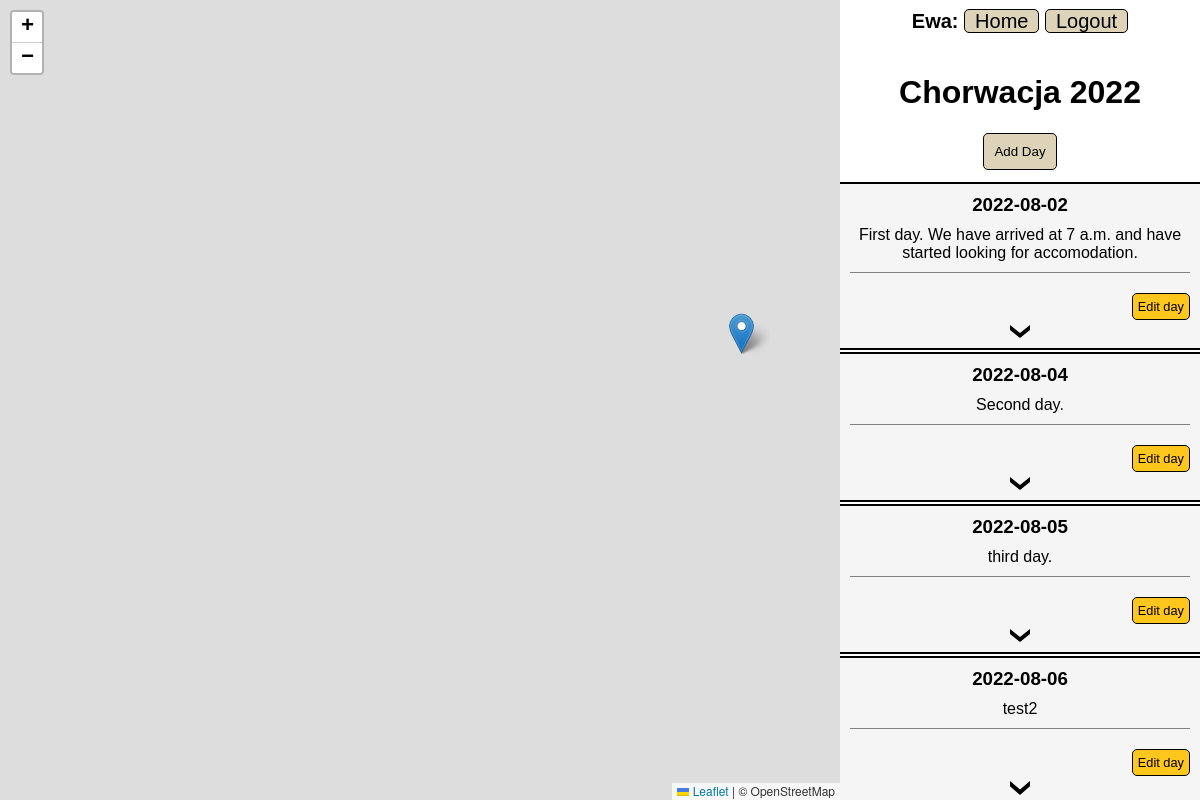
Page /adventure/49 (signed in) on the committed database.
### adventure/models.py (models this page shows)
class Adventure(models.Model):
    title = models.CharField(max_length=128)
    author = models.ForeignKey(User, on_delete=models.CASCADE)
    is_public = models.BooleanField(default=False)

class Day(models.Model):
    adventure = models.ForeignKey(Adventure, on_delete=models.CASCADE)
    description = models.CharField(max_length=5000)
    date = models.DateField()

### adventure/views.py (the view)
# urls.py: path('adventure/<int:id>', views.adventure, name='adventure'),
@login_required
def adventure(request, id, message=None):
    try:
        message = request.GET['message']
    except:
        pass
    adventure = Adventure.objects.get(pk = id)
    if request.user == adventure.author:
        days = Day.objects.filter(adventure = id).order_by("date")
        days_and_locations = []
        if days:
            for i in range(0, len(days)):
                locations = Location.objects.filter(day=days[i])
                days_and_locations.append((days[i], locations))
        json_days = json.loads(serializers.serialize('json', days))
        if days:
            for i in range(len(days)):
                locations = Location.objects.filter(day=days[i])
                json_locations = json.loads(serializers.serialize('json', locations))
                json_days[i]['locations'] = json_locations
        return render(request, 'adventure/adventure.html',{
            'id': id,
            'days': days_and_locations,
            'adventure': adventure.title,
            'new_day': NewDayForm(),
            'edit_day': EditDayForm(),
            'new_location': NewLocationForm(),
            'edit_location': EditLocationForm(),
            'message': message,
            'markers_data': json_days,
        })
    return render(request, 'adventure/layout.html', {
        'message': "Permission Denied!",
    })

### adventure/templates/adventure/adventure.html (shortened to what this page needs)
{% extends "adventure/layout.html"%}
{% load static %}
{% block body %}
    <div>
        <h1 class="title">{{adventure}}</h1>
    </div>
    <div class="add-day">
        <button class="add" type="button" id="show-add-day-form">Add Day</button>
    </div>
    {% for day, locations in days %}
        <div class="adv-item">
            <h3>{{ day.date|date:"Y-m-d" }}</h3>
            <span>{{ day.description }}</span>
            <button type="button" class="edit" data-id="{{day.id}}" >Edit day</button>
            <img class="show-more arrow-down" src="{% static 'adventure/img/arrow-down.svg' %}" alt="show location arrow">
        </div>
    {% empty %}
        <span> No days yet. </span>
    {% endfor %}
{% endblock %}

### adventure/templates/adventure/layout.html (shortened to what this page needs)
{% load static %}
<!DOCTYPE html>
<html lang="en">
    <head lang="en">
        <link rel='stylesheet' href="{% static 'adventure/style.css' %}">
        <link rel="stylesheet" href="https://unpkg.com/leaflet@1.9.4/dist/leaflet.css"
/>
    </head>
    <body>
        <div id="map"></div>
        <div class="adv-contener">
                <div>
                    <nav class="nav">
                        {% if user.is_authenticated %}
                            <span style="font-weight: bold;">{{request.user.username|title}}:</span>
                        {% endif%}
                        <a href="{% url 'index' %}">Home</a>
                        {% if not user.is_authenticated %}
                            <a href="{% url 'register' %}">Register</a>
                            <a href="{% url 'login' %}">Login</a>
                        {% else %}
                            <a href="{% url 'logout' %}">Logout</a>
                        {% endif %}
                    </nav>
                </div>
                {% block body %}
                {% endblock %}
        </div>
    </body>
</html>

### adventure/static/adventure/style.css (style rules this page uses)
body { display: flex; flex-direction: column; justify-content: center; align-items: center; font-family: sans-serif; }
.title { text-align: center; }
.nav { font-size:20px; text-align: center; margin-bottom: 20px; margin-top: 10px; }
.nav a { background-color: rgb(220, 211, 184); border: 1px solid black; text-decoration: none; color: black; border-radius: 5px; padding-left: 10px; padding-right: 10px; }
.add { width: fit-content; background-color:rgb(220, 211, 184); margin:auto; }
.edit { font-size: 0.8rem; padding: 5px; margin-top: 10px; width: fit-content; background-color:rgb(255, 199, 30); }
.add-day { margin-left: auto; margin-right: auto; margin-bottom: 10px; }
.adv-item button { margin-left: auto; }
.adv-contener { position: fixed; height:100vh; width: 30vw; left:70% ; top:0; display: flex; flex-direction: column; align-items: center; overflow: scroll; }
.adv-item { width: calc(100% - 20px); display: flex; flex-direction: column; border-top: 2px solid black; border-bottom: 2px solid black; margin-top: 2px; margin-bottom: 0px; padding: 10px; white-space: pre-wrap; background-color: rgb(245, 245, 245); }
.adv-item > h3 { text-align: center; margin-top: 0px; margin-bottom: 10px; }
.adv-item > span { text-align: center; border-bottom: 1px solid gray; margin-bottom: 10px; padding-bottom: 10px; }
#map { height:100vh; width: 70vw; position: fixed; left:0 ; top:0; }
button { padding: 10px; border: 1px solid black; border-radius: 5px; font-weight: 500; margin-left: auto; }
.show-more { width: 20px; margin: auto; margin-top: 5px; cursor: pointer; }

### rows in the picture
Adventure: title "Chorwacja 2022"
Day: date "2022-08-02", description "First day. We have arrived at 7 a.m. and have started looking for accomodation."
Day: date "2022-08-04", description "Second day."
Day: date "2022-08-05", description "third day."
Day: date "2022-08-06", description "test2"

### other values in the picture
{{ request.user.username|title }} "Ewa"
